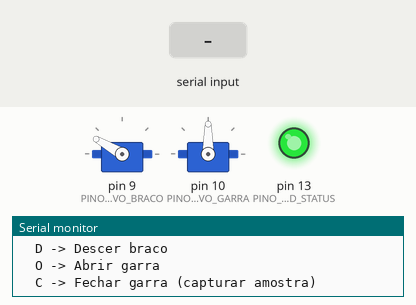
This sketch was run on a simulated Arduino Uno, built with avr-gcc and run on an emulated ATmega328P. On the bench: 2 × servo, output pins drawn as LEDs (lit = HIGH), the last lines printed to the serial monitor. The test bench sets the inputs (shaded band).

Above: at 1.3 s.
1.4 s: "D\n" received over Serial
At 3.7 s:
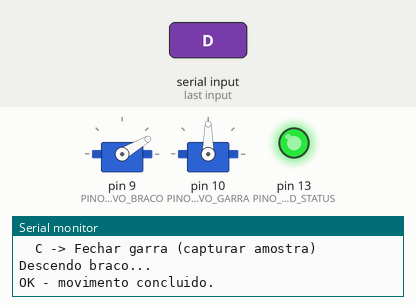
4.4 s: "U\n" received over Serial
At 4.55 s:
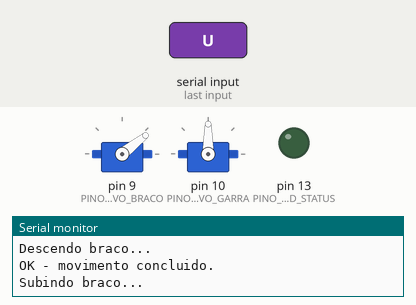
7.4 s: "C\n" received over Serial
At 8.9 s:
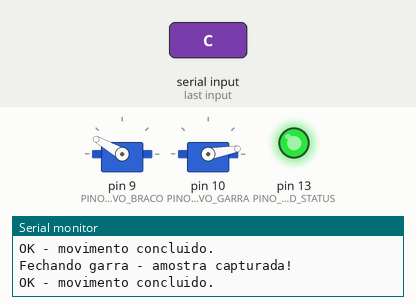
10.1 s: "O\n" received over Serial
At 10.25 s:
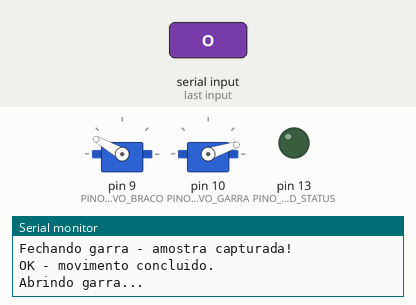
Timing chart, 0 to 12.9 s (numbered marks = the images above; inputs shaded):
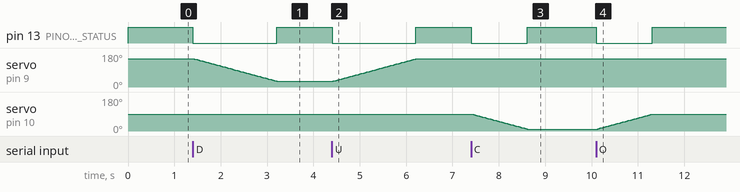

The sketch:

braco_robotico.ino
```cpp
/*
 * ============================================================
 *  BRAÇO ROBÓTICO DE COLETA DE AMOSTRAS (Docking & Retrieval)
 *  Manipulação de carga em ambiente de microgravidade
 * ============================================================
 *  Placa     : Arduino Uno
 *  Atuadores : 2x Servomotores 9g (SG90)
 *              - Servo 1: Articulação do braço (elevação)
 *              - Servo 2: Garra (abrir/fechar)
 *  Indicador : LED de status (pisca ao executar comandos)
 *  Fonte     : Fonte de bancada 5V (alimentação dos servos)
 *
 *  COMANDOS VIA MONITOR SERIAL (9600 baud):
 *    U -> Up    : sobe o braço
 *    D -> Down  : desce o braço
 *    O -> Open  : abre a garra
 *    C -> Close : fecha a garra (captura a amostra)
 * ============================================================
 */

#include <Servo.h>

// ---------- Pinagem ----------
const int PINO_SERVO_BRACO = 9;   // Servo da articulação (PWM)
const int PINO_SERVO_GARRA = 10;  // Servo da garra (PWM)
const int PINO_LED_STATUS  = 13;  // LED de status

// ---------- Ângulos de operação ----------
const int BRACO_CIMA   = 150;  // Posição elevada do braço
const int BRACO_BAIXO  = 30;   // Posição abaixada (aproximação da amostra)
const int GARRA_ABERTA = 90;   // Garra totalmente aberta
const int GARRA_FECHADA = 10;  // Garra fechada (segurando a amostra)

// ---------- Objetos servo ----------
Servo servoBraco;
Servo servoGarra;

void setup() {
  Serial.begin(9600);                 // Inicia comunicação serial

  servoBraco.attach(PINO_SERVO_BRACO);
  servoGarra.attach(PINO_SERVO_GARRA);
  pinMode(PINO_LED_STATUS, OUTPUT);

  // Posição inicial segura: braço elevado e garra aberta
  servoBraco.write(BRACO_CIMA);
  servoGarra.write(GARRA_ABERTA);

  digitalWrite(PINO_LED_STATUS, HIGH); // LED aceso = sistema pronto

  Serial.println(F("=== BRACO ROBOTICO - DOCKING & RETRIEVAL ==="));
  Serial.println(F("Sistema iniciado. Comandos disponiveis:"));
  Serial.println(F("  U -> Subir braco"));
  Serial.println(F("  D -> Descer braco"));
  Serial.println(F("  O -> Abrir garra"));
  Serial.println(F("  C -> Fechar garra (capturar amostra)"));
}

void loop() {
  // Verifica se há comando disponível no Monitor Serial
  if (Serial.available() > 0) {
    char comando = toupper(Serial.read()); // Aceita maiúsculas e minúsculas

    switch (comando) {
      case 'U':
        executarComando("Subindo braco...", servoBraco, BRACO_CIMA);
        break;

      case 'D':
        executarComando("Descendo braco...", servoBraco, BRACO_BAIXO);
        break;

      case 'O':
        executarComando("Abrindo garra...", servoGarra, GARRA_ABERTA);
        break;

      case 'C':
        executarComando("Fechando garra - amostra capturada!", servoGarra, GARRA_FECHADA);
        break;

      case '\n': // Ignora quebras de linha enviadas pelo Monitor Serial
      case '\r':
        break;

      default:
        Serial.print(F("Comando invalido: "));
        Serial.println(comando);
        Serial.println(F("Use: U, D, O ou C"));
        break;
    }
  }
}

/*
 * Move o servo indicado para o ângulo desejado de forma suave
 * (movimento gradual evita "trancos" na carga em microgravidade)
 * e pisca o LED de status durante a execução.
 */
void executarComando(const char* mensagem, Servo &servo, int anguloFinal) {
  Serial.println(mensagem);
  digitalWrite(PINO_LED_STATUS, LOW); // LED apaga: comando em execução

  int anguloAtual = servo.read();
  int passo = (anguloFinal > anguloAtual) ? 1 : -1;

  // Movimento suave, grau a grau
  for (int a = anguloAtual; a != anguloFinal; a += passo) {
    servo.write(a);
    delay(15); // Controla a velocidade do movimento
  }
  servo.write(anguloFinal);

  digitalWrite(PINO_LED_STATUS, HIGH); // LED acende: comando concluído
  Serial.println(F("OK - movimento concluido."));
}
```

Measured:
- after the input at 1.4 s, pin 13 (PINO_LED_STATUS): HIGH → LOW at once, → HIGH 1.8 s later; servo on pin 9 (PINO_SERVO_BRACO): moves from 150° to 30° over 1.8 s, starting at once
- after the input at 4.4 s, pin 13 (PINO_LED_STATUS): HIGH → LOW at once, → HIGH 1.8 s later; servo on pin 9 (PINO_SERVO_BRACO): moves from 30° to 150° over 1.8 s, starting at once
- after the input at 7.4 s, pin 13 (PINO_LED_STATUS): HIGH → LOW at once, → HIGH 1.2 s later; servo on pin 10 (PINO_SERVO_GARRA): moves from 90° to 10° over 1.2 s, starting at once
- after the input at 10.1 s, pin 13 (PINO_LED_STATUS): HIGH → LOW at once, → HIGH 1.2 s later; servo on pin 10 (PINO_SERVO_GARRA): moves from 10° to 90° over 1.2 s, starting at once
